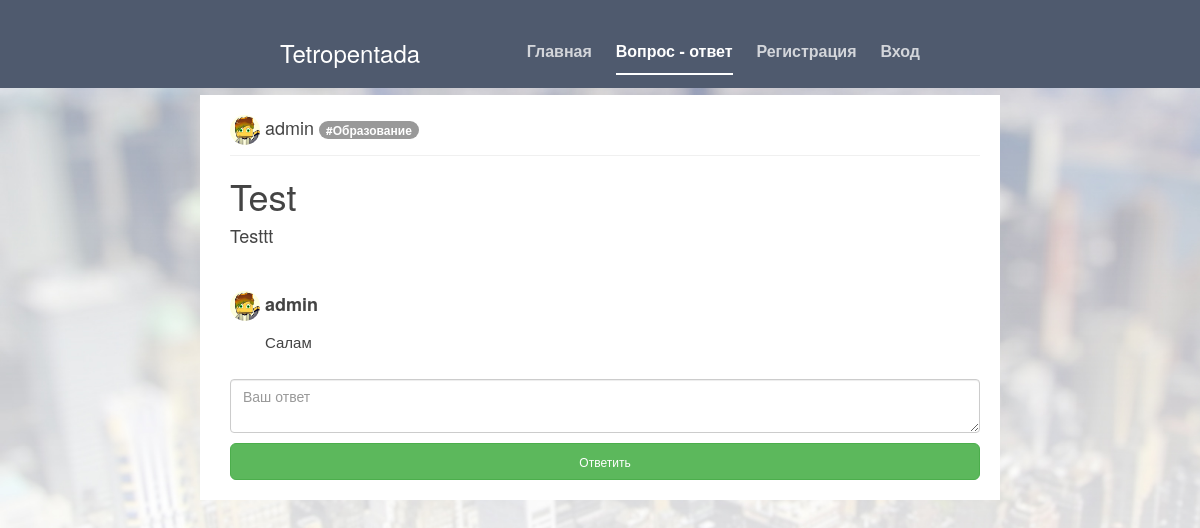
/single_question/2, run on an earlier commit of the app's database.
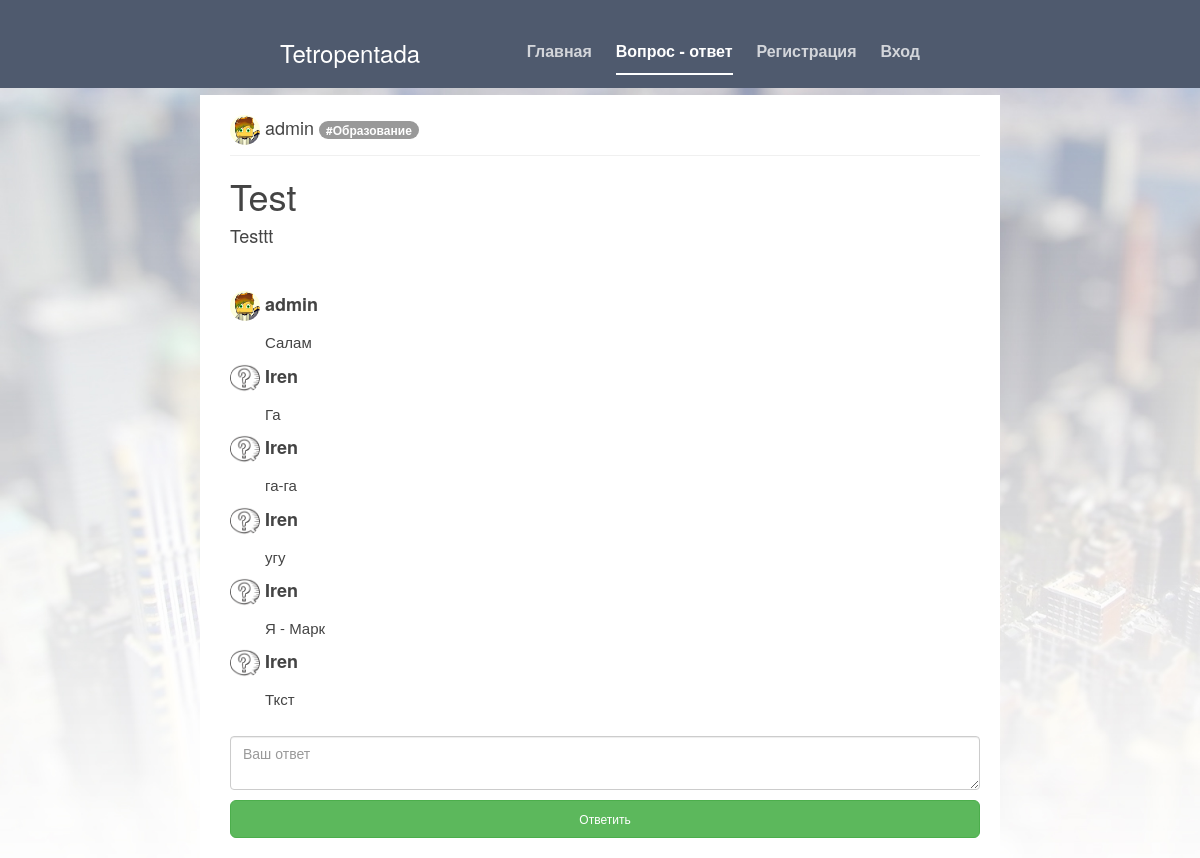
And on a later commit of the database.
### tetropentada.py (models this page shows, shortened)
class User(db.Model):
    id = db.Column(db.Integer, primary_key=True)
    username = db.Column(db.String(80), unique=True, nullable=False)
    mail = db.Column(db.String(80), unique=True, nullable=False)
    password = db.Column(db.String(80), unique=False, nullable=False)
    name = db.Column(db.String(80), unique=False, nullable=False)
    surname = db.Column(db.String(80), unique=False, nullable=False)
    avatar = db.Column(db.String(80), unique=False, nullable=False)

class Question(db.Model):
    id = db.Column(db.Integer, primary_key=True)
    title = db.Column(db.String(80), unique=False, nullable=False)
    content = db.Column(db.String(80), unique=False, nullable=False)
    tag = db.Column(db.String(80), unique=False, nullable=False)
    user_id = db.Column(db.Integer, db.ForeignKey('user.id'), nullable=False)
    user = db.relationship('User', backref=db.backref('Questions', lazy=True))

class Answer(db.Model):
    id = db.Column(db.Integer, primary_key=True)
    content = db.Column(db.String(80), unique=False, nullable=False)
    question_id = db.Column(db.Integer, db.ForeignKey('question.id'), nullable=False)
    question = db.relationship('Question', backref=db.backref('Answers', lazy=True))
    user_id = db.Column(db.Integer, db.ForeignKey('user.id'), nullable=False)
    user = db.relationship('User', backref=db.backref('Answers', lazy=True))

### tetropentada.py (the view, shortened to what this page needs)
@app.route("/single_question/<int:id>", methods=['POST', 'GET'])
def single_question(id):
    form = AnswerQuestionForm()
    question = Question.query.filter_by(id=id).first()
    return render_template("single_question.html", title='Tetropentada',
                           question=question,
                           author=User.query.filter_by(id=question.user_id).first(),
                           form=form, answers=Answer.query.filter_by(question_id=id), User=User,
                           style=url_for('static', filename='cover.css'),
                           bootstrap=url_for('static', filename='bootstrap.min.css'),
                           icon=url_for('static', filename='images/icon.png'))

### tetropentada.py
class AnswerQuestionForm(FlaskForm):
    content = TextAreaField(validators=[DataRequired()])
    best = SubmitField('Лучший ответ')
    bad = SubmitField('Ответ не соответствует')
    submit = SubmitField('Ответить')

### templates/single_question.html (shortened to what this page needs)
{% extends "base.html" %}
{% block nav %}
<li><a href="/main">Главная</a></li>
<li class="active"><a href="/index/0">Вопрос - ответ</a></li>
{% if session.get('username') %}
    <li><a href="/profile/{{ session['user_id'] }}">{{ session['username'] }}</a></li>
    <li><a href="/sign_out">Выход</a></li>
{% else %}
    <li><a href="/registration">Регистрация</a></li>
    <li><a href="/sign_in">Вход</a></li>
{% endif %}
{% endblock %}
{% block site_wrapper %}
<div class="container">
    <div class="author-links">
        <a href="/profile/{{ author.id }}">
            <img class="round-img" src="{{ url_for('static', filename='avatars/{}'.format(author.avatar)) }}"
                 height="30" width="30">
            {{ author.username }}
        </a>
        <span class="badge badge-primary">{{ question.tag }}</span>
    </div>
    <h1>{{ question.title }}</h1>
    <h4>{{ question.content }}</h4><br>
    <div class="answers">
        {% for answer in answers %}
            <div class="answer">
                <h4>
                    <a class="user-link" href="/profile/{{ User.query.filter_by(id=answer.user_id).first().id }}">
                        <img class="round-img" src="{{ url_for('static', filename='avatars/{}'.format(User.query.filter_by(id=answer.user_id).first().avatar)) }}"
                            height="30" width="30">
                        {{ User.query.filter_by(id=answer.user_id).first().username }}
                    </a>
                </h4>
                <div class="answer-content">{{ answer.content }}</div>
            </div>
        {% endfor %}
    </div><br>
    <form class="form-signin" role="form" method="post">
        <div>
            {{ form.content(class_="form-control", placeholder="Ваш ответ") }}
            {{ form.submit(class_="btn btn-lg btn-success btn-block") }}
        </div>
    </form>
</div>
{% endblock %}

### templates/base.html (shortened to what this page needs)
<!DOCTYPE html>
<html lang="en">
<head>
    <link href="{{ bootstrap }}" rel="stylesheet">
    <link href="{{ style }}" rel="stylesheet">
</head>
<body>
    <div class="menu-wrapper">
        <div class="menu-wrapper-inner">
            <div class="cover-container">
                <div class="masthead clearfix">
                    <div class="inner">
                        <h3 class="masthead-brand">Tetropentada</h3>
                        <ul class="nav masthead-nav">
                            {% block nav %} {% endblock %}
                        </ul>
                    </div>
                </div>
            </div>
        </div>
    </div>
    <div class="site-wrapper">
        <div class="site-wrapper-inner">
            {% block site_wrapper %} {% endblock %}
        </div>
    </div>
</body>
</html>

### static/cover.css (style rules this page uses)
a, a:focus, a:hover { color: #fff; }
html, body { height: 100%; background-color: #333; background-image: url(images/bg.jpg); background-repeat: no-repeat; background-size: cover; background-attachment:fixed; }
body { color: #fff; text-align: center; }
.site-wrapper { display: table; width: 100%; height: 100%; min-height: 100%; }
.site-wrapper-inner { display: table-cell; vertical-align: top; }
.cover-container { margin-right: auto; margin-left: auto; }
.menu-wrapper { position: fixed; top: 0px; display: table; width: 100%; background-color: rgb(79, 90, 110); height: 88px; }
.menu-wrapper-inner { display: table-cell; vertical-align: top; }
.container { width: 800px; background-color: #fff; color: #444; text-align: left; padding: 20px 20px 20px 30px; }
.container a { color: #444; }
.inner { padding: 30px; color: rgb(0, 0, 0); }
input { margin-top: 10px; margin-bottom: 10px; }
.masthead-brand { margin-top: 10px; margin-bottom: 10px; color: rgb(255, 255, 255); }
.masthead-nav > li { display: inline-block; }
.masthead-nav > li + li { margin-left: 20px; }
.masthead-nav > li > a { padding-right: 0; padding-left: 0; font-size: 16px; font-weight: bold; color: #fff; color: rgba(255,255,255,.75); border-bottom: 2px solid transparent; }
.masthead-nav > .active > a, .masthead-nav > .active > a:hover, .masthead-nav > .active > a:focus { color: #fff; border-bottom-color: #fff; }
.answer-content { padding-left: 35px; font-size: 15px; }
.author-links { padding-bottom: 10px; border-bottom: 1px solid #f0f0f0; }
.user-link { font-weight: bold; font-size: 18px; }
.round-img { border-radius: 100px; */ */ }
@media (min-width: 768px) { .masthead-brand { float: left; } }
@media (min-width: 768px) { .masthead-nav { float: right; } }
.btn-success { color: #fff; background-color: #5cb85c; border-color: #4cae4c; font-size: 12px; }
@media (min-width: 768px) { .masthead { position: fixed; top: 0; } }
@media (min-width: 768px) { .site-wrapper-inner { padding-top: 95px; font-size: 18px; } }
@media (min-width: 768px) { .masthead, .mastfoot, .cover-container { width: 100%; } }
@media (min-width: 992px) { .masthead, .mastfoot, .cover-container { width: 700px; } }

What changed in the data, as far as the page shows it:
added Answer: user.avatar (picture), content "Га"
now on this page (row unchanged): User: query.filter_by "Iren"
added Answer: user.avatar (picture), content "га-га"
added Answer: user.avatar (picture), content "угу"
added Answer: user.avatar (picture), content "Я - Марк"
added Answer: user.avatar (picture), content "Ткст"
